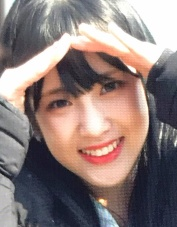
#> input picture face-dataset/Jiae/C6C28ZaUoAASIad-0.jpg, 177 x 227 px; its folder holds only this picture in this run
$ python generate_96.py
#> lines starting #> are read from the running program, lines starting #| are printed output that depends on the picture
import os
import numpy as np
import cv2

def generate_structure():
	structure = []
	keys      = None

	currdir   = "."

	for root, dirs, files in os.walk(currdir):
		# print("root  : " + root)
		# print("dirs  : " + str(dirs))

		if len(dirs) != 0:
			keys = dirs

		temp = []

		for name in files:
			if root != currdir:
				temp.append(os.path.join(root, name))

			# print(os.path.join(root, name))

		if len(temp) != 0:
			structure.append(temp)
#> pass 2 of the loop in generate_structure, `for root, dirs, files in os.walk(currdir):`:

	return (structure, keys)

def read_image(filepath):
#> called with filepath = './Jiae/C6C28ZaUoAASIad-0.jpg'
	return cv2.imread(filepath, -1)
#> returned value is the input picture: shape (227, 177, 3); mean B, G, R 122.8, 125.3, 141.3

def write_image(im, dest):
	return cv2.imwrite(dest, im)

def resize_image(face, size):
#> called with size = (96, 96)
	return cv2.resize(face, size)
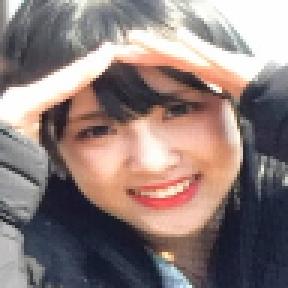
#> returned value: shape (96, 96, 3) (shown 3 times larger); mean of channels 0, 1, 2 122.7, 125.2, 141.2; drawn as B, G, R

def draw_image(imdest, imfrom, x, y):
	# Extract the alpha mask of the RGBA image, convert to RGB
	b,g,r = cv2.split(imfrom)
	overlay_color = cv2.merge((b,g,r))

	# Apply some simple filtering to remove edge noise
	# mask = cv2.medianBlur(a,5)

	h, w, _ = overlay_color.shape
	rows, cols, _ = imdest.shape
	# y, x = (y - h // 2, x - w // 2)
	y, x = (y - h, x - w)
	# roi = image[y-h//2:y+h//2, x-w//2:x+w//2]

	# # Black-out the area behind the logo in our original ROI
	# img1_bg = cv2.bitwise_and(roi.copy(),roi.copy(),mask = cv2.bitwise_not(mask))

	# # Mask out the logo from the logo image.
	# img2_fg = cv2.bitwise_and(overlay_color,overlay_color,mask = mask)

	# # Update the original image with our new ROI
	# image[y-h//2:y+h//2, x-w//2:x+w//2] = cv2.add(img1_bg, img2_fg)

	for i in range(w):
		for j in range(h):
			if x + i >= cols or y + j >= rows:
				continue
			# alpha = float(imfrom[j][i][3] / 255.0)  # read the alpha channel
			# imdest[y + j][x + i] = imfrom[j][i] + imdest[y + j][x + i]
			imdest[y + j][x + i] = imfrom[j][i]

	return imdest

def main():
	ext = "jpg"
	struct, keys = generate_structure()

	# print(str(struct))
	# print(str(keys))
	size   = 96
	# ssheet = 8
	# wsheet = ssheet * size
	for i, data in enumerate(struct):
		# [4 lines of commented-out code are left out]
		basedir = os.path.join('.', keys[i], "96x96")
		if not os.path.exists(basedir):
			os.makedirs(basedir)

		for j, fp in enumerate(data):
			face = read_image(fp)
			face = resize_image(face, (size, size))

			print("Drawing " + str(j) + " face of " + keys[i] + "\r")
			write_image(face, os.path.join(basedir, fp[(fp.rfind("/") + 1):]))
#> pass 2 of the loop in main, `for i, data in enumerate(struct):`:
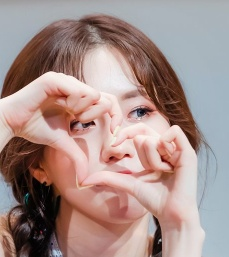
#> input picture face-dataset/Jin/D-UC-GRU0AYO6ZH-0.jpg, 229 x 257 px
#> in read_image, returned value is the input picture: shape (257, 229, 3); mean B, G, R 138.4, 142.8, 165.6
#> in resize_image (call 2), `return cv2.resize(face, size)`:
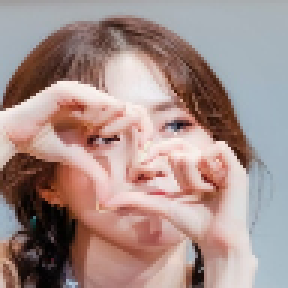
#> returned value: shape (96, 96, 3) (shown 3 times larger); mean of channels 0, 1, 2 138.3, 142.7, 165.5; drawn as B, G, R

			# [20 lines of commented-out code are left out]


if __name__ == '__main__':
	main()
